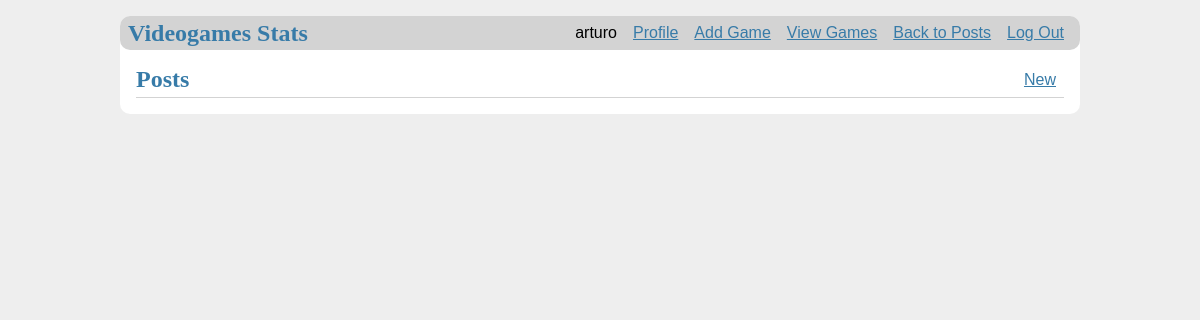
The app's page / (signed in), older data.
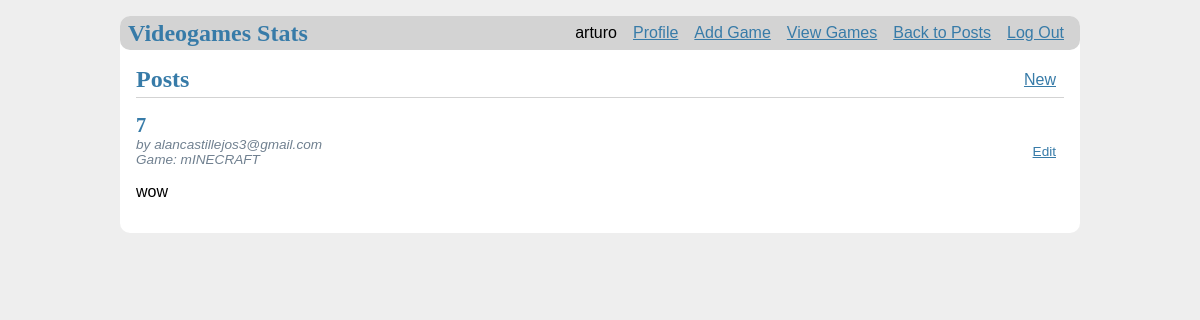
The same page, newer data.
### tables this page shows
CREATE TABLE Reseñas (
    ID INTEGER PRIMARY KEY AUTOINCREMENT,
    Usuario_ID INT,
    Videojuego_ID INT,
    Calificación INT,
    Comentario TEXT,
    FOREIGN KEY (Usuario_ID) REFERENCES Usuarios(ID),
    FOREIGN KEY (Videojuego_ID) REFERENCES Videojuegos(ID)
);

CREATE TABLE Usuarios (
    ID INTEGER PRIMARY KEY AUTOINCREMENT,
    Nombre_usuario VARCHAR(255) NOT NULL,
    Correo_electronico VARCHAR(255) NOT NULL,
    Contrasena VARCHAR(255) NOT NULL
);

CREATE TABLE Videojuegos (
    ID INTEGER PRIMARY KEY AUTOINCREMENT,
    Nombre VARCHAR(255) NOT NULL,
    Desarrollador_ID INT,
    Plataforma_ID INT,
    Genero_ID INT,
    Fecha_lanzamiento DATE,
    Precio DECIMAL(10, 2),
    FOREIGN KEY (Desarrollador_ID) REFERENCES Desarrolladores(ID),
    FOREIGN KEY (Plataforma_ID) REFERENCES Plataformas(ID),
    FOREIGN KEY (Genero_ID) REFERENCES Generos(ID)
);

### flaskr/blog.py (the view)
@bp.route('/')
def index():
    db = get_db()
    posts = db.execute(
        'SELECT r.ID, Usuario_ID, u.Correo_electronico AS Correo_electronico, Videojuego_ID, Calificación, Comentario, v.Nombre AS Nombre_videojuego'
        ' FROM Reseñas r'
        ' JOIN Usuarios u ON r.Usuario_ID = u.ID'
        ' JOIN Videojuegos v ON r.Videojuego_ID = v.ID'
    ).fetchall()
    return render_template('blog/index.html', posts=posts)

### flaskr/auth.py (called while the page is built)
@bp.before_app_request
def load_logged_in_user():
    user_id = session.get('Usuarios_ID')
    if user_id is None:
        g.user = None
    else:
        g.user = get_db().execute(
            'SELECT * FROM Usuarios WHERE ID = ?', (user_id,)
        ).fetchone()

### flaskr/db.py (called while the page is built)
def get_db():
    if 'db' not in g:
        g.db = sqlite3.connect(
            current_app.config['DATABASE'],
            detect_types=sqlite3.PARSE_DECLTYPES
        )
        g.db.row_factory = sqlite3.Row
    return g.db

### flaskr/templates/blog/index.html (shortened to what this page needs)
{% extends 'base.html' %}
{% block header %}
  <h1>{% block title %}Posts{% endblock %}</h1>
  {% if g.user %}
    <a class="action" href="{{ url_for('blog.create') }}">New</a>
  {% endif %}
{% endblock %}
{% block content %}
  {% for post in posts %}
    <article class="post">
      <header>
        <div>
          <h1>{{ post['Calificación'] }}</h1>
          <div class="about">by {{ post['Correo_electronico'] }}</div>
          <div class="about">Game: {{ post['Nombre_videojuego'] }}</div>
        </div>
        {% if g.user['ID'] == post['Usuario_ID'] %}
          <a class="action" href="{{ url_for('blog.update', id=post['ID']) }}">Edit</a>
        {% endif %}
      </header>
      <p class="body">{{ post['Comentario'] }}</p>
    </article>
  {% endfor %}
{% endblock %}

Row changes from the older to the newer data that the page shows:
added Reseñas: Calificación "7", Correo_electronico "alancastillejos3@gmail.com", Nombre_videojuego "mINECRAFT", Comentario "wow"
